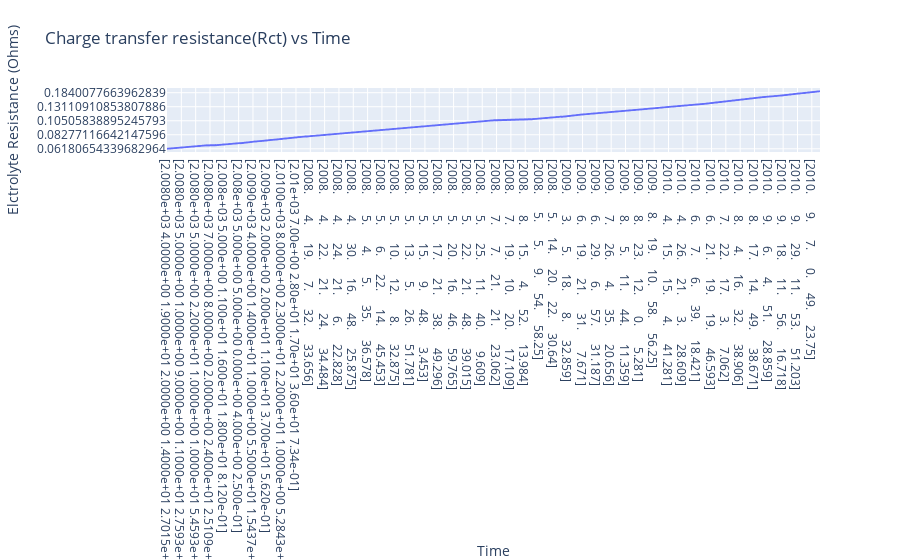

Notebook cell for this chart:
### Markdown cell above
Charge transfer resistance(Rct) vs Time Plot:

### Code cell
fig_Rct=px.line(
    imp_data,
    x='start_time',
    y='Rct',
    labels={'start_time':'Time ', 'Rct':'Elctrolyte Resistance (Ohms)'},
    title='Charge transfer resistance(Rct) vs Time '
)
fig_Rct.show()

### Figure 1 — Plotly figure (JSON) as saved in the notebook; plotly's stock layout.template omitted (floating-point values rounded to 4 significant figures; data arrays with more than 128 entries replaced by an {"elided": "..."} marker saying what was removed)
{"data": [{"hovertemplate": "Time =%{x}<br>Elctrolyte Resistance (Ohms)=%{y}<extra></extra>", "legendgroup": "", "line": {"color": "#636efa", "dash": "solid"}, "marker": {"symbol": "circle"}, "mode": "lines", "name": "", "showlegend": false, "type": "scattergl", "x": {"elided": "1956 str values"}, "xaxis": "x", "y": {"elided": "1956 str values"}, "yaxis": "y"}], "layout": {"legend": {"tracegroupgap": 0}, "title": {"text": "Charge transfer resistance(Rct) vs Time "}, "xaxis": {"anchor": "y", "domain": [0, 1], "title": {"text": "Time "}}, "yaxis": {"anchor": "x", "domain": [0, 1], "title": {"text": "Elctrolyte Resistance (Ohms)"}}}}
